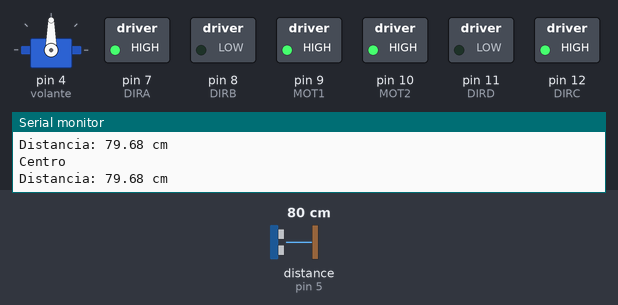
This sketch was run on a simulated Arduino Uno, built with avr-gcc and run on an emulated ATmega328P. Parts: servo, switched loads named in the sketch (green lamp = pin HIGH), the last lines printed to the serial monitor. Wiring (inferred from the names in the program): ultrasonic range finder: trigger pin 6; echo pin 5. The inputs (shaded band) are chosen by the test bench; at power-on: distance to the obstacle (sensor on pin 5) 80 cm. The echo pulse lasts 58.3 µs per cm; pins used as bus, display or sensor lines are not drawn.

Above: at 2.8 s.
2.9 s: distance to the obstacle (sensor on pin 5) set to 12 cm
7.2 s: distance to the obstacle (sensor on pin 5) set to 9 cm
At 10.8 s:
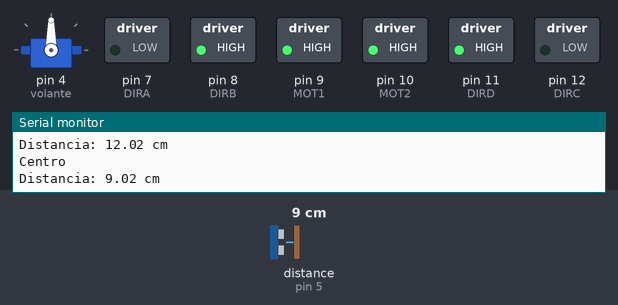
At 12.1 s:
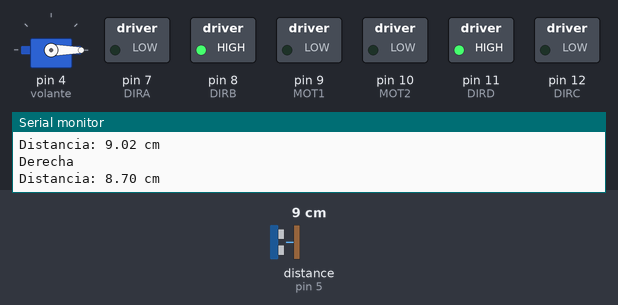
13.0 s: distance to the obstacle (sensor on pin 5) set to 2 cm
At 18.0 s:
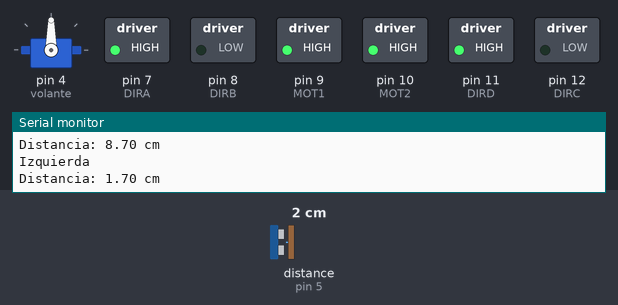
Timing chart, 0 to 25.0 s (numbered marks = the images above; inputs shaded):
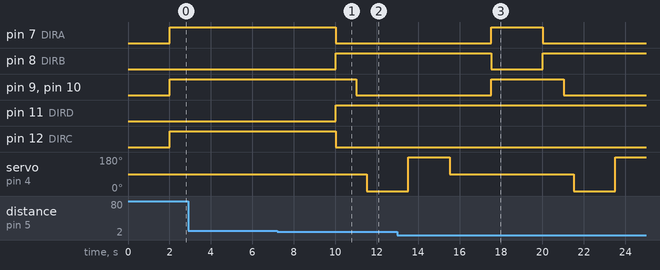

The sketch:

rover1.ino
```cpp
#include <Servo.h>

#define DIRC 12    // Gira motor 2 en sentido horario
#define DIRD 11   // Gira motor 2 en sentido contrahorario
#define MOT2 10   // Habilita motor 2
#define MOT1 9   // Habilita motor 1
#define DIRB 8    // Gira motor 1 en sentido contrahorario
#define DIRA 7    // Gira motor 1 en sentido horario

#define TRIG 6    // Pin TRIG del sensor ultrasónico
#define ECHO 5    // Pin ECHO del sensor ultrasónico

const float sonido = 34300.0;  // velocidad del sonido en cm/s

const float lejos = 100.0;    // 1 metro
const float medio = 50.0;   // 50 centímetros
const float cerca = 10.0;   // 10 centímetros

Servo volante;

int distancia_R = 0, distancia_L = 0, distancia_centro = 0;

int medir(){
  digitalWrite(TRIG, HIGH);
  delayMicroseconds(10);
  digitalWrite(TRIG, LOW);
  unsigned long tiempo = pulseIn(ECHO, HIGH);
  float distancia = tiempo * 0.000001 * sonido / 2.0;
  Serial.print("Distancia: ");
  Serial.print(distancia);
  Serial. println(" cm");
  return (int)distancia;
}

void encender(){
  analogWrite(MOT1, 255);
  analogWrite(MOT2, 255);
}

void apagar(){
  digitalWrite(MOT1, LOW);
  digitalWrite(MOT2, LOW);
}

void avance() {
  // Derecha
  digitalWrite(DIRA, HIGH);
  digitalWrite(DIRB, LOW); // Derecha avance
  // Izquierda
  digitalWrite(DIRC, HIGH);
  digitalWrite(DIRD, LOW); // Izquierda avance
}

void reversa(){
  // Derecha
  digitalWrite(DIRA, LOW); // Derecha reversa
  digitalWrite(DIRB, HIGH);
  // Izquierda
  digitalWrite(DIRC, LOW); // Izquierda reversa
  digitalWrite(DIRD, HIGH);
}

void derecha(){
  // Derecha
  digitalWrite(DIRA, HIGH); // Derecha reversa
  digitalWrite(DIRB, LOW);
  // Izquierda
  digitalWrite(DIRC, LOW);
  digitalWrite(DIRD, HIGH); // Izquierda avance
}

void izquierda(){
  // Derecha
  digitalWrite(DIRA, LOW); // Derecha reversa
  digitalWrite(DIRB, HIGH);
  // Izquierda
  digitalWrite(DIRC, HIGH);
  digitalWrite(DIRD, LOW); // Izquierda avance
}

void setup(){
  /* Pines de motores [7-12] como salida */
  for (int pin = 7; pin <= 12; pin++) {
    pinMode(pin, OUTPUT);
  }

  pinMode(TRIG, OUTPUT);    // Pin TRIG como salida
  pinMode(ECHO, INPUT);     // Pin ECHO como entrada

  volante.attach(4);
  volante.write(90);

  Serial.begin(9600);     // Inicia monitor de serie
}

void loop(){

  volante.write(90); // Centro
  Serial.println("Centro");
  distancia_centro = medir();
  delay(2000);

  if (distancia_centro < cerca){
    reversa();
    delay(1000);
    apagar();
    delay(500);

    volante.write(0);  // Derecha
    Serial.println ("Derecha");
    distancia_R = medir();
    delay(2000);

    volante.write(180); // Izquierda
    Serial. println("Izquierda");
    distancia_L = medir();
    delay(2000);

    volante.write(90); // Centro
    delay(2000);

    if (distancia_L < distancia_R){
      encender();
      derecha();
      delay(500);
      }
    else if (distancia_L > distancia_R){
      encender();
      izquierda();
      delay(500);
      }
    else if ((distancia_L < cerca) || (distancia_R < cerca)) {
      reversa();
      delay(200);
      }
    else {
      encender();
      avance();
      }
    }
  else {
    encender();
    avance();
  }
}
```

Measured:
- the behaviour switches between 11 and 10 cm on distance to the obstacle (sensor on pin 5) (found by bisection; images 0 and 1)
- after the input at 7.2 s, pin 7 (DIRA), pin 12 (DIRC): HIGH → LOW after 2.8 s; pin 8 (DIRB), pin 11 (DIRD): LOW → HIGH after 2.8 s; pin 9 (MOT1), pin 10 (MOT2): HIGH → LOW after 3.8 s; servo on pin 4 (volante): 90° → 0° after 4.3 s
- after the input at 13.0 s, pin 7 (DIRA): LOW → HIGH after 4.5 s, → LOW 2.5 s later; pin 8 (DIRB): HIGH → LOW after 4.5 s, → HIGH 2.5 s later; pin 9 (MOT1), pin 10 (MOT2): LOW → HIGH after 4.5 s, → LOW 3.5 s later
